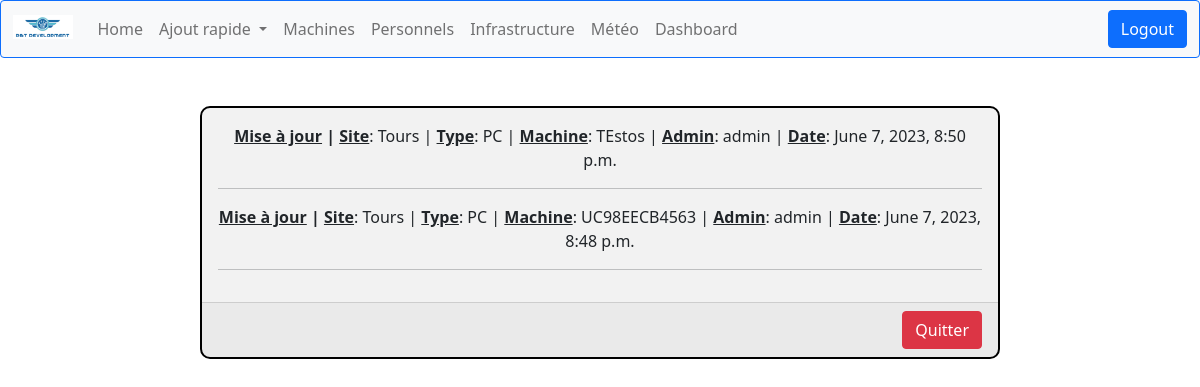
/computerApp/dashboard/ (signed in), run on an earlier commit of the app's database.
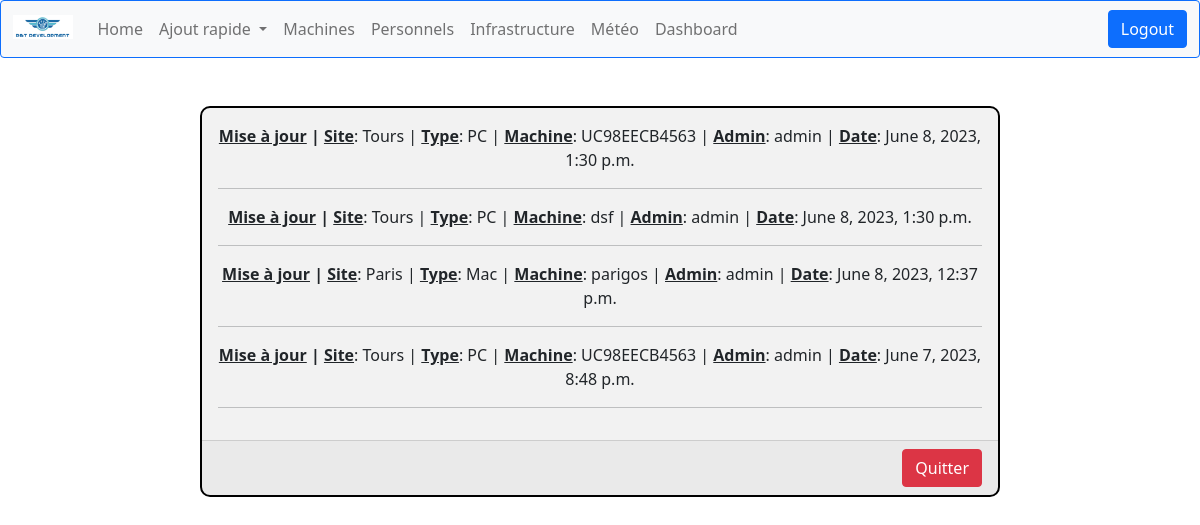
And on a later commit of the database.
### computerApp/models.py (models this page shows, shortened)
class MachineUpdate(models.Model):
    machine = models.ForeignKey('Machine', on_delete=models.CASCADE)
    admin = models.ForeignKey(User, on_delete=models.CASCADE)
    update_date = models.DateTimeField(auto_now_add=True)

class Machine(models.Model):
    TYPE = (
        ('PC', 'Windows'),
        ('Mac', 'MacOS'),
        ('Serveur', 'Serveur'),
        ('Switch', 'Switch'),
    )
    id = models.AutoField(primary_key=True, editable=False)
    nom = models.CharField(max_length=30)
    creation_date = models.DateTimeField(auto_now_add=True)
    maintenance_date = models.DateTimeField(null=True, blank=True)
    mach = models.CharField(max_length=32, choices=TYPE, default='PC')
    address_ip = models.GenericIPAddressField(
        protocol='IPv4',
        validators=[
            RegexValidator(
                regex=r'^(?!0\.0\.0\.0$)'
            ),
            validate_ipv4_address
        ],
        unique=True,
        default='0.0.0.0'
    )
    SITE = (
        ('Tours', 'Tours'),
        ('Paris', 'Paris')
    )
    site = models.CharField(max_length=10, choices=SITE, default='Paris')
    personnel = models.OneToOneField('Personnel', on_delete=models.SET_NULL, null=True, blank=True,
                                     related_name='machine_attitre')
    administrateur = models.ForeignKey(
        'Personnel',
        on_delete=models.SET_NULL,
        null=True,
        blank=True,
        related_name='administrateur_machines',
        limit_choices_to=Q(role='Administrateur') & Q(site=models.F('site'))
    )

### computerApp/views.py (the view)
# urls.py: path('dashboard/', views.dashboard_view, name='dashboard')
@login_required
def dashboard_view(request):
    machine_updates = MachineUpdate.objects.all().order_by('-update_date')
    return render(request, 'computerApp/dashboard.html', {'machine_updates': machine_updates})

### computerApp/templates/computerApp/dashboard.html
{% extends 'index.html' %}
{% block content %}
<div class="container">
  <div class="row justify-content-center">
    <div class="col-md-9">
      <div class="card text-center mx-auto mt-5" style="max-width: 800px; border: 2px solid black; border-radius: 10px; background-color: #f2f2f2;">
        <div class="card-body">
          {% for update in machine_updates %}
            <p class="card-text"><strong><u>Mise à jour</u> | <u>Site</u></strong>: {{ update.machine.site }} | <strong><u>Type</u></strong>: {{ update.machine.mach }} | <strong><u>Machine</u></strong>: {{ update.machine.nom }} | <strong><u>Admin</u></strong>: {{ update.admin.username }} | <strong><u>Date</u></strong>: {{ update.update_date }}</p>
            {% if not loop.last %}
              <hr class="nav-border">
            {% endif %}
          {% endfor %}
        </div>
        <div class="card-footer text-end">
          <a href="{% url 'machines' %}" class="btn btn-danger">Quitter</a>
        </div>
      </div>
    </div>
  </div>
</div>
{% endblock %}

What changed in the data, as far as the page shows it:
removed MachineUpdate: machine.site "Tours", machine.mach "PC", machine.nom "TEstos", admin.username "admin", update_date "June 7, 2023, 8:50 p.m."
added MachineUpdate: machine.site "Tours", machine.mach "PC", machine.nom "UC98EECB4563", admin.username "admin", update_date "June 8, 2023, 1:30 p.m."
added MachineUpdate: machine.site "Tours", machine.mach "PC", machine.nom "dsf", admin.username "admin", update_date "June 8, 2023, 1:30 p.m."
added MachineUpdate: machine.site "Paris", machine.mach "Mac", machine.nom "parigos", admin.username "admin", update_date "June 8, 2023, 12:37 p.m."
